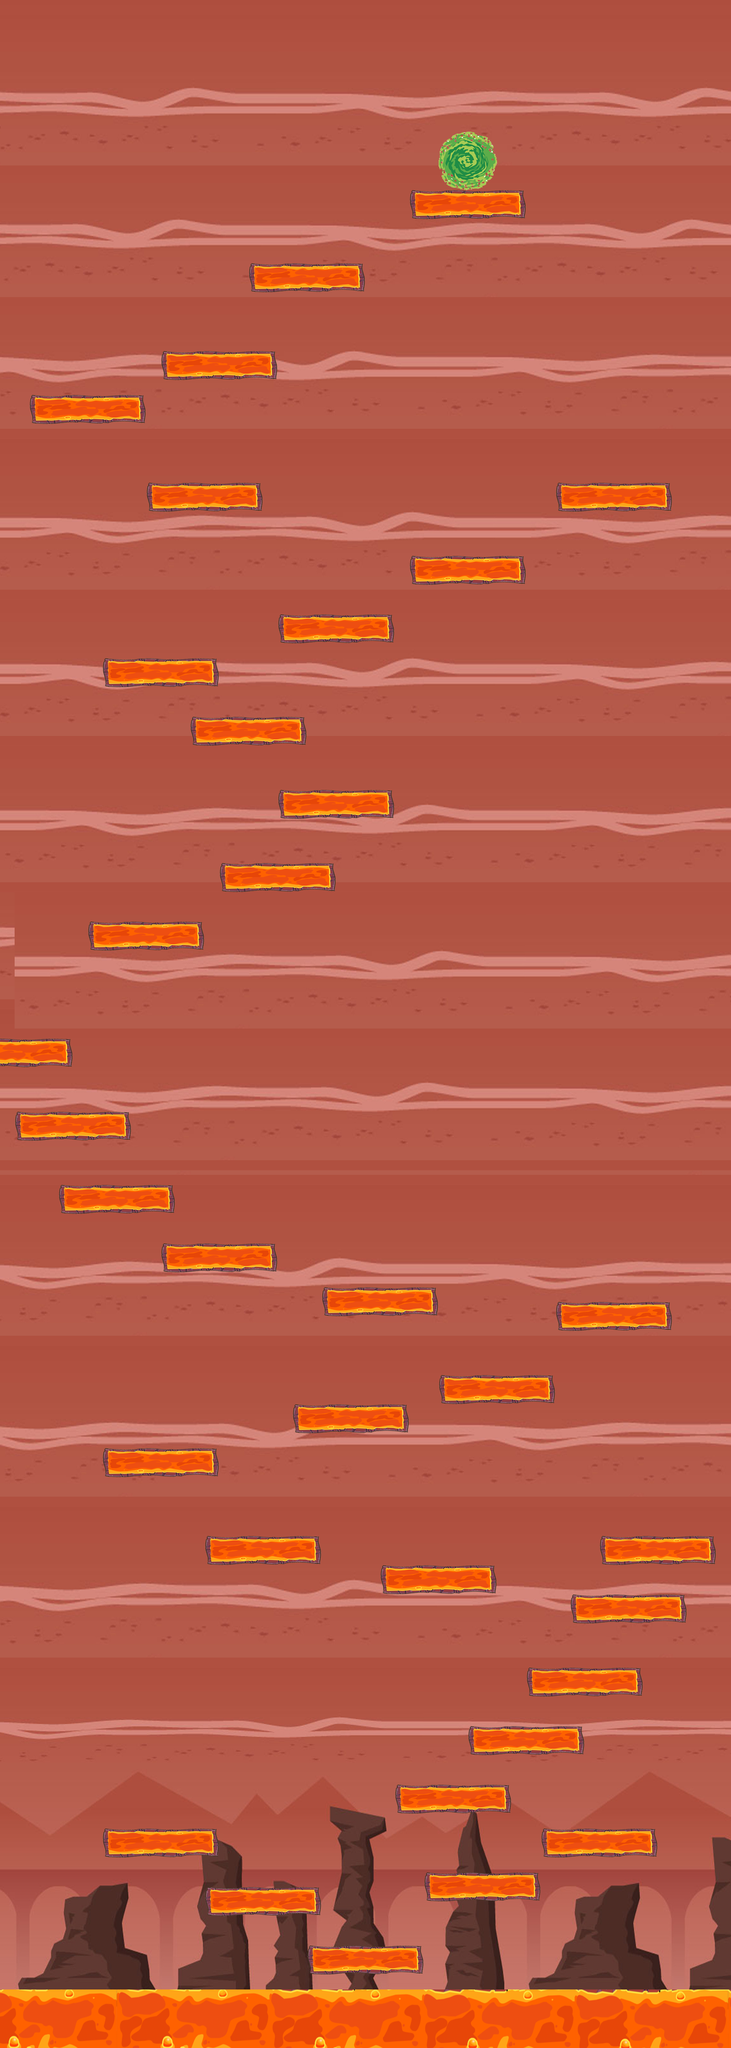

A level layout from a 2D game, rendered from its tile map. Below: a short description, then the map file with tile-grid data replaced by summaries:
An orthogonal 50x140 tile map with 32x32 px tiles, 2 tile layers (Capa de Patrones 1, Capa de patrones 2), 2 tilesets and 46 objects (2x 1, 2, 0).

<map version="1.0" orientation="orthogonal" renderorder="right-down" width="50" height="140" tilewidth="32" tileheight="32" nextobjectid="53">
 <tileset firstgid="1" name="fondo" tilewidth="32" tileheight="32" tilecount="3500">
  <image source="resources/Imagenes/FONDO3.png" width="2240" height="1600" />
 </tileset>
 <tileset firstgid="3501" name="objetos" tilewidth="32" tileheight="32" tilecount="64">
  <image source="resources/Imagenes/objetos-mundo2.png" width="256" height="256" />
 </tileset>
 <layer name="Capa de Patrones 1" width="50" height="140">
  <data>[7000 cells, 7000 non-empty, 2035 distinct tile ids]</data>
 </layer>
 <layer name="Capa de patrones 2" width="50" height="140">
  <data>[7000 cells, 754 non-empty, 232 distinct tile ids]</data>
 </layer>
 <objectgroup name="Capa de Colisiones">
  <object id="1" x="0" y="0" width="10" height="4480" />
  <object id="2" x="1583.33" y="0" width="10" height="4480" />
  <object id="3" x="8.33333" y="0" width="1583.33" height="41.6667" />
  <object id="4" x="700" y="4256" width="218" height="52.3333" />
  <object id="5" x="16.6667" y="4466.67" width="1558.33" height="16.6667" />
  <object id="18" x="442" y="4133.33" width="260" height="50" />
  <object id="19" x="233.333" y="4000" width="242.667" height="58.3333" />
  <object id="20" x="944.333" y="4086" width="233.333" height="59" />
  <object id="21" x="866" y="3904" width="244" height="50.3333" />
  <object id="22" x="1032" y="3782" width="246" height="51.3333" />
  <object id="23" x="1158.33" y="3650" width="233.333" height="58.3333" />
  <object id="24" x="1241.67" y="3475" width="241.667" height="75" />
  <object id="25" x="850" y="3425" width="216.667" height="41.6667" />
  <object id="26" x="1324.67" y="3361.67" width="241.667" height="58.3333" />
  <object id="27" x="466.667" y="3366.67" width="216.667" height="50" />
  <object id="28" x="233.333" y="3175" width="233.333" height="50" />
  <object id="29" x="633.333" y="3083.33" width="258.333" height="58.3333" />
  <object id="30" x="962" y="3019.33" width="250" height="58.3333" />
  <object id="31" x="1233.33" y="2858.33" width="233.333" height="50" />
  <object id="32" x="716.667" y="2825" width="241.667" height="58.3333" />
  <object id="33" x="358.333" y="2725" width="233.333" height="50" />
  <object id="34" x="150" y="2600" width="225" height="58.3333" />
  <object id="35" x="26" y="2444.67" width="238" height="41.6667" />
  <object id="36" x="41.6667" y="2266.67" width="108.333" height="50" />
  <object id="37" x="216.667" y="2016.67" width="225" height="66.6667" />
  <object id="38" x="478.667" y="1888" width="241.667" height="50" />
  <object id="39" x="608.333" y="1725" width="233.333" height="58.3333" />
  <object id="40" x="416.667" y="1575" width="233.333" height="58.3333" />
  <object id="41" x="233.333" y="1433.33" width="225" height="75" />
  <object id="42" x="633.333" y="1350" width="200" height="66.6667" />
  <object id="43" x="900" y="1208.33" width="233.333" height="83.3333" />
  <object id="44" x="1225" y="1041.67" width="241.667" height="91.6667" />
  <object id="45" x="341.667" y="1041.67" width="233.333" height="66.6667" />
  <object id="46" x="91.6667" y="858.333" width="225" height="75" />
  <object id="47" x="383.333" y="766.667" width="200" height="58.3333" />
  <object id="48" x="550" y="575" width="250" height="58.3333" />
  <object id="49" x="900" y="433.333" width="241.667" height="50" />
  <object id="52" x="1200" y="4008" width="228" height="40" />
 </objectgroup>
 <objectgroup name="Capa de Enemigos">
  <object id="6" type="1" x="283.333" y="3816.67" width="133.333" height="125">
   <ellipse />
  </object>
 </objectgroup>
 <objectgroup name="Capa de Player">
  <object id="7" x="766.667" y="4166.67" width="83.3333" height="75">
   <ellipse />
  </object>
 </objectgroup>
 <objectgroup name="Capa de Powerups">
  <object id="8" type="1" x="1133.33" y="3741.67" width="75" height="41.6667" />
 </objectgroup>
 <objectgroup name="Capa de Puerta">
  <object id="11" x="958.333" y="291.667" width="116.667" height="125">
   <ellipse />
  </object>
 </objectgroup>
 <objectgroup name="Capa de Bordes">
  <object id="12" x="0" y="0" width="25" height="4480" />
  <object id="13" x="1595" y="0" width="25" height="4480" />
 </objectgroup>
 <objectgroup name="Capa de Obstaculos">
  <object id="14" type="2" x="8" y="4360" width="1608.67" height="106.667" />
 </objectgroup>
 <objectgroup name="Capa de Monedas">
  <object id="15" type="0" x="916.667" y="3283.33" width="100" height="100">
   <ellipse />
  </object>
 </objectgroup>
</map>
